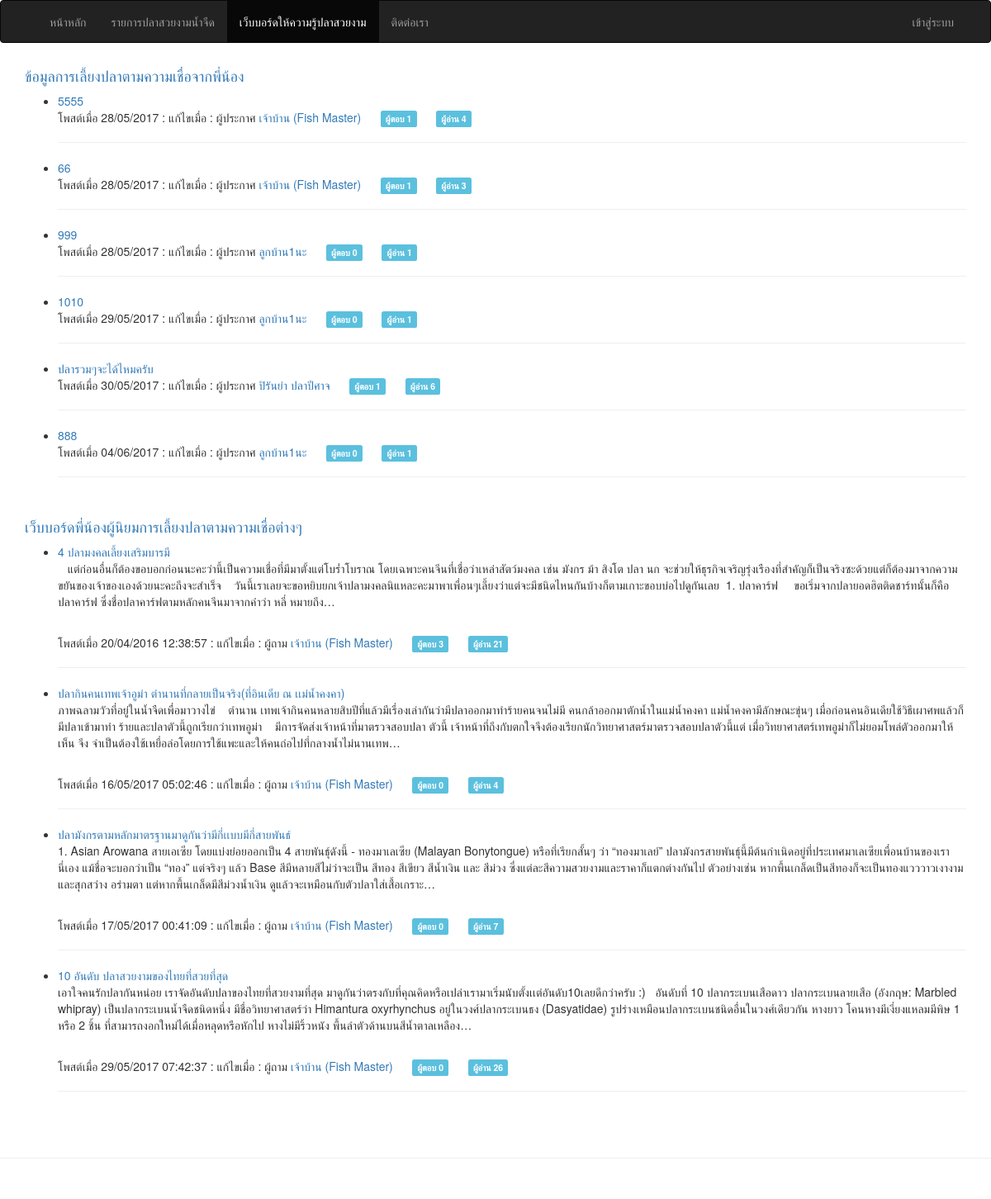
Page /index.php/webboard on the earlier database version.
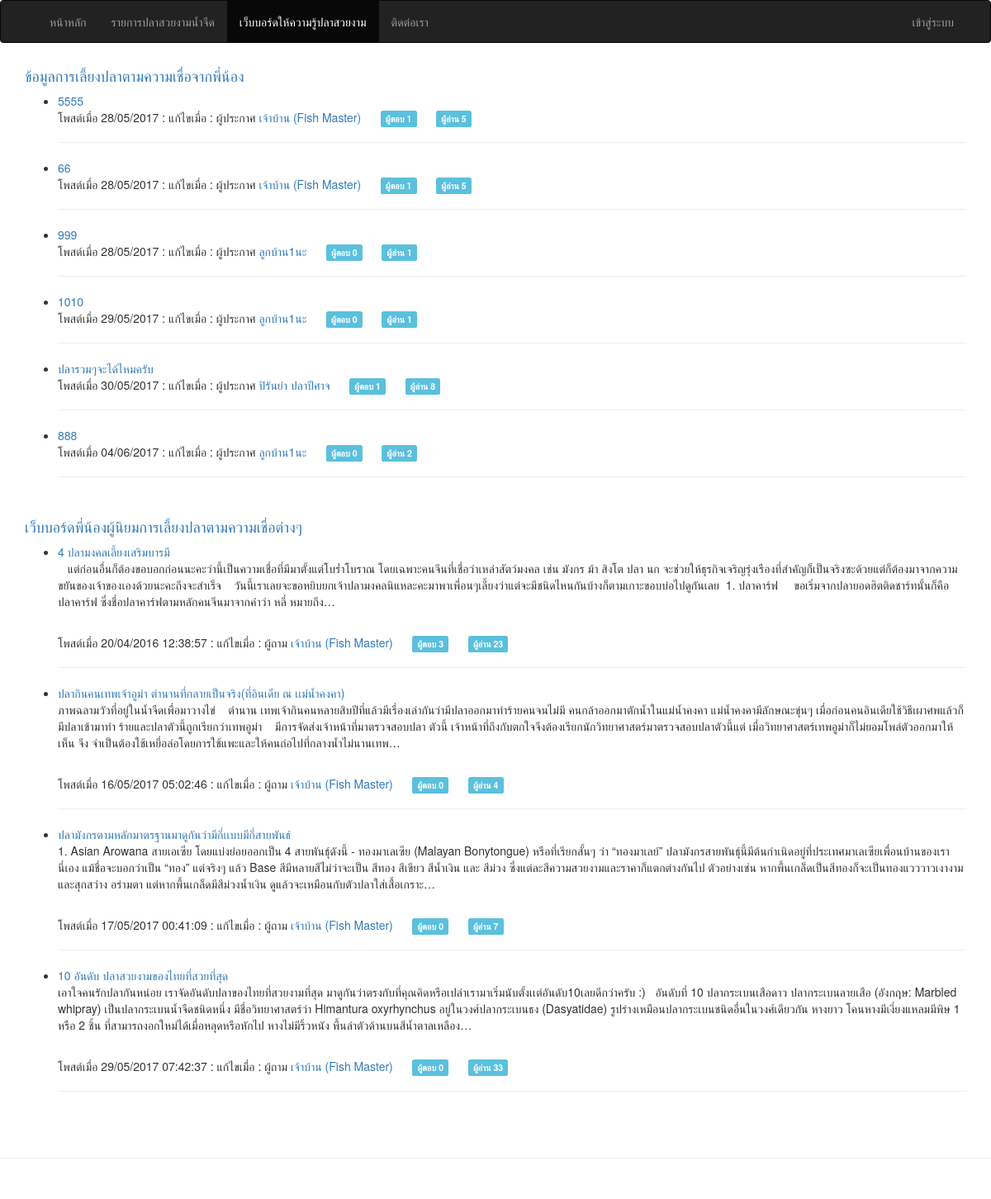
Same page on the later database version.
### tables this page shows
CREATE TABLE `compare` (
  `id` int(5) UNSIGNED NOT NULL,
  `member_id` int(5) UNSIGNED NOT NULL,
  `pool_title` varchar(100) NOT NULL,
  `pool_shape` text NOT NULL,
  `pool_detail` text NOT NULL,
  `pool_believe` text NOT NULL,
  `fish_amount` int(5) NOT NULL,
  `views` int(5) NOT NULL,
  `date_create` varchar(10) NOT NULL,
  `date_modify` varchar(10) NOT NULL
);

CREATE TABLE `member` (
  `id` int(5) UNSIGNED NOT NULL,
  `title` varchar(10) NOT NULL,
  `fullname` varchar(150) NOT NULL,
  `birthdate` varchar(10) NOT NULL,
  `address` text NOT NULL,
  `email` varchar(50) NOT NULL,
  `password` varchar(32) NOT NULL,
  `phone` varchar(15) NOT NULL,
  `date_create` varchar(10) NOT NULL,
  `date_activity` varchar(19) NOT NULL,
  `picture` varchar(100) NOT NULL,
  `role` enum('admin','member') NOT NULL DEFAULT 'member'
);

CREATE TABLE `webboard` (
  `id` int(5) UNSIGNED NOT NULL,
  `posted_by` int(5) UNSIGNED NOT NULL,
  `title` varchar(100) NOT NULL,
  `detail` text,
  `views` int(5) NOT NULL,
  `date_create` varchar(19) NOT NULL,
  `date_modify` varchar(19) NOT NULL
);

### application/controllers/Webboard.php (called while the page is built, shortened)
<?php
class Webboard extends MY_Controller {
  public function __construct()
  {
    $this->load->model('Webboard_model','webboard');
  }
  function index()
  {
    $this->data['compare'] = $this->db->get('compare','10')->result_array();
    $this->data['forum'] = $this->db->get('webboard','10')->result_array();
    $this->data['content'] = $this->load->view('webboard/webboard',$this->data,TRUE);
    $this->load->view('_layout_main', $this->data);
  }
}

### index.php (called while the page is built, shortened)
<?php
require_once BASEPATH.'core/CodeIgniter.php';

### application/views/webboard/webboard.php (the view)
<?=heading(anchor('webboard/compare','ข้อมูลการเลี้ยงปลาตามความเชื่อจากพี่น้อง'),'4');?>
<?php foreach ($compare as $n) : ?>
  <?php $comments = $this->db->where('compare_id',$n['id'])->count_all_results('compare_comment');?>
  <?php $posted_by = $this->db->get_where('member',array('id'=>$n['member_id']))->row_array();?>
  <ul>
    <li>
      <?=anchor('webboard/compare/'.$n['id'],character_limiter($n['pool_title'],'100')).br();?>
      <span>โพสต์เมื่อ <?=$n['date_create'];?> : </span>
      <span>แก้ไขเมื่อ <?=$n['date_modify'];?> : </span>
      <span>ผู้ประกาศ <?=(isset($posted_by['id'])) ? anchor_popup('member/profile/'.$posted_by['id'],$posted_by['fullname']) : 'บุคคลทั่วไป';?></span>
      <?=nbs(5).'<span class="label label-info">ผู้ตอบ '.$comments.'</span>';?>
      <?=nbs(5).'<span class="label label-info">ผู้อ่าน '.$n['views'].'</span>'.hr();?>
    </li>
  </ul>
<?php endforeach; ?>
<br/>
<?=heading(anchor('webboard/forum','เว็บบอร์ดพี่น้องผู้นิยมการเลี้ยงปลาตามความเชื่อต่างๆ'),'4');?>
<?php foreach ($forum as $n) : ?>
  <?php $comments = $this->db->where('webboard_id',$n['id'])->count_all_results('webboard_comment');?>
  <?php $posted_by = $this->db->get_where('member',array('id'=>$n['posted_by']))->row_array();?>
  <ul>
    <li>
      <?=anchor('webboard/forum/'.$n['id'],character_limiter($n['title'],'100')).br();?>
      <p><?=character_limiter(strip_tags($n['detail'],'50'));?></p><br/>
      <span>โพสต์เมื่อ <?=$n['date_create'];?> : </span>
      <span>แก้ไขเมื่อ <?=$n['date_modify'];?> : </span>
      <span>ผู้ถาม <?=anchor_popup('member/profile/'.$posted_by['id'],$posted_by['fullname']);?></span>
      <?=nbs(5).'<span class="label label-info">ผู้ตอบ '.$comments.'</span>';?>
      <?=nbs(5).'<span class="label label-info">ผู้อ่าน '.$n['views'].'</span>'.hr();?>
    </li>
  </ul>
<?php endforeach; ?>

### application/helpers/MY_html_helper.php (shortened to what this page needs)
<?php  if ( ! defined('BASEPATH')) exit('No direct script access allowed');
if ( ! function_exists('hr'))
{
	function hr($count = 1)
	{
		return str_repeat('<hr />', $count);
	}
}

### application/views/_layout_main.php
<!DOCTYPE html>
<html lang="en">
<?php $this->load->view('_parts/header'); ?>
<body>
  <?php $this->load->view('_parts/navigation'); ?>
  <div class="container">
    <?php $this->load->view('_parts/carousel'); ?>
    <div class="row">
      <?php $this->load->view('_parts/alert'); ?>
      <div class="col-lg-12">
        <?=$content;?>
      </div>
    </div>
  </div>
  <?php $this->load->view('_parts/footer'); ?>
</body>
</html>

### application/views/_parts/header.php (shortened to what this page needs)
<head>
    <?=link_tag('assets/css/bootstrap.min.css');?>
    <?=link_tag('assets/css/font-awesome.min.css');?>
    <?=link_tag('assets/css/bootstrap-select.min.css');?>
    <?=link_tag('assets/css/bootstrap.datatable.min.css');?>
    <?=link_tag('assets/css/bootstrap.datepicker.min.css');?>
    <?=link_tag('assets/css/bootstrap.lightbox.min.css');?>
    <?=link_tag('assets/css/toast.min.css');?>
    <?=link_tag('assets/css/common.css');?>
</head>

### application/views/_parts/navigation.php (shortened to what this page needs)
<nav class="navbar <?=(in_array('admin',$this->uri->segment_array()) || in_array('admin',$this->uri->segment_array()))?'navbar-default':'navbar-inverse';?>">
  <div class="container">
    <div class="collapse navbar-collapse" id="bs-example-navbar-collapse-2">
      <?php if (in_array('admin',$this->uri->segment_array())) : ?>
        <ul class="nav navbar-nav">
          <li class="dropdown">
            <?=anchor('#','ข้อมูลสมาชิก <span class="caret"></span>',['class'=>'dropdown-toggle','data-toggle'=>'dropdown']);?>
            <ul class="dropdown-menu">
              <li><?=anchor('admin/member/create','เพิ่มข้อมูลสมาชิก');?></li>
              <li><?=anchor('admin/member','รายการข้อมูลสมาชิก');?></li>
            </ul>
          </li>
          <li class="dropdown">
            <?=anchor('#','ข้อมูลปลาสวยงาม <span class="caret"></span>',['class'=>'dropdown-toggle','data-toggle'=>'dropdown']);?>
            <ul class="dropdown-menu">
              <li><?=anchor('admin/fish/fish','บันทึกข้อมูลปลาสวยงาม');?></li>
              <li><?=anchor('admin/fish/nature','บันทึกข้อมูลอุปนิสัย');?></li>
              <li><?=anchor('admin/fish/feed','บันทึกข้อมูลการกินอาหาร');?></li>
              <li><?=anchor('admin/fish/living','บันทึกข้อมูลการอยู่อาศัย');?></li>
              <li><?=anchor('admin/fish/container','บันทึกข้อมูลสภาพแวดล้อมที่เหมาะสม');?></li>
              <li><?=anchor('admin/fish/halo','บันทึกข้อมูลการเสริมบารมี');?></li>
              <li><?=anchor('admin/fish','รายการข้อมูลปลาสวยงาม');?></li>
            </ul>
          </li>
          <li><?=anchor('admin/config/about','ข้อมูลการติดต่อ');?></li>
        </ul>
        <ul class="nav navbar-nav navbar-right">
          <li><?=anchor('','กลับหน้าหลัก');?></li>
        </ul>
      <?php elseif (in_array('member',$this->uri->segment_array())): ?>
        <ul class="nav navbar-nav navbar-right">
          <li><?=anchor('','กลับหน้าหลัก');?></li>
        </ul>
      <?php else: ?>
        <ul class="nav navbar-nav">
          <li><?=anchor('','หน้าหลัก');?></li>
          <li class="<?=(in_array('fish',$this->uri->segment_array()))?'active':'';?>"><?=anchor('fish','รายการปลาสวยงามน้ำจืด');?></li>
          <li class="<?=(in_array('webboard',$this->uri->segment_array()))?'active':'';?>"><?=anchor('webboard','เว็บบอร์ดให้ความรู้ปลาสวยงาม');?></li>
          <li class="<?=(in_array('about',$this->uri->segment_array()))?'active':'';?>"><?=anchor('main/about','ติดต่อเรา');?></li>
        </ul>
        <ul class="nav navbar-nav navbar-right">
          <?php if ($this->session->userdata('is_login')) : ?>
            <li class="dropdown">
              <?=anchor('#',$this->session->fullname.nbs(2).'<span class="caret"></span>',['class'=>'dropdown-toggle','data-toggle'=>'dropdown']);?>
              <ul class="dropdown-menu">
                <li><?=anchor('member/profile/'.$this->session->id,'ข้อมูลทั่วไป');?></li>
                <li><?=anchor('member/change_password/'.$this->session->id,'เปลี่ยนรหัสผ่าน');?></li>
                <?php if ($this->session->role == 'admin') : ?>
                  <li role="separator" class="divider"></li>
                  <li><?=anchor('admin/member','ระบบผู้ดูแล');?></li>
                <?php endif; ?>
                <li role="separator" class="divider"></li>
                <li><?=anchor('member/signout','ออกจากระบบ');?></li>
              </ul>
            </li>
          <?php else: ?>
            <li><?=anchor('member/signin','เข้าสู่ระบบ');?></li>
          <?php endif; ?>
        </ul>
      <?php endif; ?>
    </div>
  </div>
</nav>

### application/views/_parts/footer.php
<br/><br/>
<footer>
  <hr/>
  <div class="container">
    <div class="row">
        <div class="col-lg-12">
        </div>
    </div>
  </div>
</footer>

### assets/css/common.css (style rules this page uses)
html { position: relative; min-height: 100%; }
body { margin: 0 0 100px; }
nav { font-size: 1em !important; }
footer { position: absolute; left: 0; bottom: 0; height: 100px; width: 100%; }

Differences in the rows shown:
changed compare (number 1 of 6 on the later page): views "4" → "5"
changed compare (number 2 of 6 on the later page): views "3" → "5"
changed compare "ปลารวมๆจะได้ไหมครับ": views "6" → "8"
changed compare (number 6 of 6 on the later page): views "1" → "2"
changed webboard "4 ปลามงคลเลี้ยงเสริมบารมี": views "21" → "23"
changed webboard "10 อันดับ ปลาสวยงามของไทยที่สวยที่สุด": views "26" → "33"
